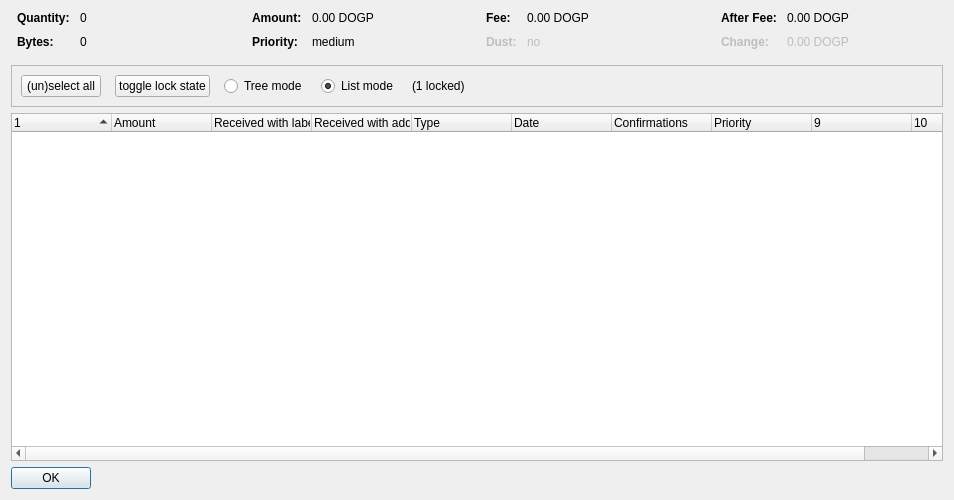
<?xml version="1.0" encoding="UTF-8"?>
<ui version="4.0">
 <class>CoinControlDialog</class>
 <widget class="QDialog" name="CoinControlDialog">
  <property name="geometry">
   <rect>
    <x>0</x>
    <y>0</y>
    <width>954</width>
    <height>500</height>
   </rect>
  </property>
  <property name="windowTitle">
   <string>Coin Selection</string>
  </property>
  <layout class="QVBoxLayout" name="verticalLayout">
   <item>
    <layout class="QHBoxLayout" name="horizontalLayoutTop" stretch="0,0,0,0">
     <property name="topMargin">
      <number>0</number>
     </property>
     <property name="bottomMargin">
      <number>10</number>
     </property>
     <item>
      <layout class="QFormLayout" name="formLayoutCoinControl1">
       <property name="horizontalSpacing">
        <number>10</number>
       </property>
       <property name="verticalSpacing">
        <number>10</number>
       </property>
       <property name="leftMargin">
        <number>6</number>
       </property>
       <property name="rightMargin">
        <number>6</number>
       </property>
       <item row="0" column="0">
        <widget class="QLabel" name="labelCoinControlQuantityText">
         <property name="font">
          <font>
           <weight>75</weight>
           <bold>true</bold>
          </font>
         </property>
         <property name="text">
          <string>Quantity:</string>
         </property>
        </widget>
       </item>
       <item row="0" column="1">
        <widget class="QLabel" name="labelCoinControlQuantity">
         <property name="cursor">
          <cursorShape>IBeamCursor</cursorShape>
         </property>
         <property name="contextMenuPolicy">
          <enum>Qt::ActionsContextMenu</enum>
         </property>
         <property name="text">
          <string notr="true">0</string>
         </property>
         <property name="textInteractionFlags">
          <set>Qt::LinksAccessibleByMouse|Qt::TextSelectableByKeyboard|Qt::TextSelectableByMouse</set>
         </property>
        </widget>
       </item>
       <item row="1" column="0">
        <widget class="QLabel" name="labelCoinControlBytesText">
         <property name="font">
          <font>
           <weight>75</weight>
           <bold>true</bold>
          </font>
         </property>
         <property name="text">
          <string>Bytes:</string>
         </property>
        </widget>
       </item>
       <item row="1" column="1">
        <widget class="QLabel" name="labelCoinControlBytes">
         <property name="cursor">
          <cursorShape>IBeamCursor</cursorShape>
         </property>
         <property name="contextMenuPolicy">
          <enum>Qt::ActionsContextMenu</enum>
         </property>
         <property name="text">
          <string notr="true">0</string>
         </property>
         <property name="textInteractionFlags">
          <set>Qt::LinksAccessibleByMouse|Qt::TextSelectableByKeyboard|Qt::TextSelectableByMouse</set>
         </property>
        </widget>
       </item>
      </layout>
     </item>
     <item>
      <layout class="QFormLayout" name="formLayoutCoinControl2">
       <property name="horizontalSpacing">
        <number>10</number>
       </property>
       <property name="verticalSpacing">
        <number>10</number>
       </property>
       <property name="leftMargin">
        <number>6</number>
       </property>
       <property name="rightMargin">
        <number>6</number>
       </property>
       <item row="0" column="0">
        <widget class="QLabel" name="labelCoinControlAmountText">
         <property name="font">
          <font>
           <weight>75</weight>
           <bold>true</bold>
          </font>
         </property>
         <property name="text">
          <string>Amount:</string>
         </property>
        </widget>
       </item>
       <item row="0" column="1">
        <widget class="QLabel" name="labelCoinControlAmount">
         <property name="cursor">
          <cursorShape>IBeamCursor</cursorShape>
         </property>
         <property name="contextMenuPolicy">
          <enum>Qt::ActionsContextMenu</enum>
         </property>
         <property name="text">
          <string notr="true">0.00 DOGP</string>
         </property>
         <property name="textInteractionFlags">
          <set>Qt::LinksAccessibleByMouse|Qt::TextSelectableByKeyboard|Qt::TextSelectableByMouse</set>
         </property>
        </widget>
       </item>
       <item row="1" column="0">
        <widget class="QLabel" name="labelCoinControlPriorityText">
         <property name="font">
          <font>
           <weight>75</weight>
           <bold>true</bold>
          </font>
         </property>
         <property name="text">
          <string>Priority:</string>
         </property>
        </widget>
       </item>
       <item row="1" column="1">
        <widget class="QLabel" name="labelCoinControlPriority">
         <property name="cursor">
          <cursorShape>IBeamCursor</cursorShape>
         </property>
         <property name="contextMenuPolicy">
          <enum>Qt::ActionsContextMenu</enum>
         </property>
         <property name="text">
          <string>medium</string>
         </property>
         <property name="textInteractionFlags">
          <set>Qt::LinksAccessibleByMouse|Qt::TextSelectableByKeyboard|Qt::TextSelectableByMouse</set>
         </property>
        </widget>
       </item>
      </layout>
     </item>
     <item>
      <layout class="QFormLayout" name="formLayoutCoinControl3">
       <property name="horizontalSpacing">
        <number>10</number>
       </property>
       <property name="verticalSpacing">
        <number>10</number>
       </property>
       <property name="leftMargin">
        <number>6</number>
       </property>
       <property name="rightMargin">
        <number>6</number>
       </property>
       <item row="0" column="0">
        <widget class="QLabel" name="labelCoinControlFeeText">
         <property name="font">
          <font>
           <weight>75</weight>
           <bold>true</bold>
          </font>
         </property>
         <property name="text">
          <string>Fee:</string>
         </property>
        </widget>
       </item>
       <item row="0" column="1">
        <widget class="QLabel" name="labelCoinControlFee">
         <property name="cursor">
          <cursorShape>IBeamCursor</cursorShape>
         </property>
         <property name="contextMenuPolicy">
          <enum>Qt::ActionsContextMenu</enum>
         </property>
         <property name="text">
          <string notr="true">0.00 DOGP</string>
         </property>
         <property name="textInteractionFlags">
          <set>Qt::LinksAccessibleByMouse|Qt::TextSelectableByKeyboard|Qt::TextSelectableByMouse</set>
         </property>
        </widget>
       </item>
       <item row="1" column="0">
        <widget class="QLabel" name="labelCoinControlLowOutputText">
         <property name="enabled">
          <bool>false</bool>
         </property>
         <property name="font">
          <font>
           <weight>75</weight>
           <bold>true</bold>
          </font>
         </property>
         <property name="text">
          <string>Dust:</string>
         </property>
        </widget>
       </item>
       <item row="1" column="1">
        <widget class="QLabel" name="labelCoinControlLowOutput">
         <property name="enabled">
          <bool>false</bool>
         </property>
         <property name="cursor">
          <cursorShape>IBeamCursor</cursorShape>
         </property>
         <property name="contextMenuPolicy">
          <enum>Qt::ActionsContextMenu</enum>
         </property>
         <property name="text">
          <string>no</string>
         </property>
         <property name="textInteractionFlags">
          <set>Qt::LinksAccessibleByMouse|Qt::TextSelectableByKeyboard|Qt::TextSelectableByMouse</set>
         </property>
        </widget>
       </item>
      </layout>
     </item>
     <item>
      <layout class="QFormLayout" name="formLayoutCoinControl4">
       <property name="horizontalSpacing">
        <number>10</number>
       </property>
       <property name="verticalSpacing">
        <number>10</number>
       </property>
       <property name="leftMargin">
        <number>6</number>
       </property>
       <property name="rightMargin">
        <number>6</number>
       </property>
       <item row="0" column="0">
        <widget class="QLabel" name="labelCoinControlAfterFeeText">
         <property name="font">
          <font>
           <weight>75</weight>
           <bold>true</bold>
          </font>
         </property>
         <property name="text">
          <string>After Fee:</string>
         </property>
        </widget>
       </item>
       <item row="0" column="1">
        <widget class="QLabel" name="labelCoinControlAfterFee">
         <property name="cursor">
          <cursorShape>IBeamCursor</cursorShape>
         </property>
         <property name="contextMenuPolicy">
          <enum>Qt::ActionsContextMenu</enum>
         </property>
         <property name="text">
          <string notr="true">0.00 DOGP</string>
         </property>
         <property name="textInteractionFlags">
          <set>Qt::LinksAccessibleByMouse|Qt::TextSelectableByKeyboard|Qt::TextSelectableByMouse</set>
         </property>
        </widget>
       </item>
       <item row="1" column="0">
        <widget class="QLabel" name="labelCoinControlChangeText">
         <property name="enabled">
          <bool>false</bool>
         </property>
         <property name="font">
          <font>
           <weight>75</weight>
           <bold>true</bold>
          </font>
         </property>
         <property name="text">
          <string>Change:</string>
         </property>
        </widget>
       </item>
       <item row="1" column="1">
        <widget class="QLabel" name="labelCoinControlChange">
         <property name="enabled">
          <bool>false</bool>
         </property>
         <property name="cursor">
          <cursorShape>IBeamCursor</cursorShape>
         </property>
         <property name="contextMenuPolicy">
          <enum>Qt::ActionsContextMenu</enum>
         </property>
         <property name="text">
          <string notr="true">0.00 DOGP</string>
         </property>
         <property name="textInteractionFlags">
          <set>Qt::LinksAccessibleByMouse|Qt::TextSelectableByKeyboard|Qt::TextSelectableByMouse</set>
         </property>
        </widget>
       </item>
      </layout>
     </item>
    </layout>
   </item>
   <item>
    <widget class="QFrame" name="frame">
     <property name="minimumSize">
      <size>
       <width>0</width>
       <height>40</height>
      </size>
     </property>
     <property name="frameShape">
      <enum>QFrame::StyledPanel</enum>
     </property>
     <property name="frameShadow">
      <enum>QFrame::Sunken</enum>
     </property>
     <layout class="QHBoxLayout" name="horizontalLayout">
      <item>
       <layout class="QHBoxLayout" name="horizontalLayoutPanel" stretch="0,0,0,0,0,0">
        <property name="spacing">
         <number>14</number>
        </property>
        <item>
         <widget class="QPushButton" name="pushButtonSelectAll">
          <property name="sizePolicy">
           <sizepolicy hsizetype="Maximum" vsizetype="Fixed">
            <horstretch>0</horstretch>
            <verstretch>0</verstretch>
           </sizepolicy>
          </property>
          <property name="text">
           <string>(un)select all</string>
          </property>
          <property name="autoDefault">
           <bool>false</bool>
          </property>
         </widget>
        </item>
        <item>
         <widget class="QPushButton" name="pushButtonToggleLock">
          <property name="sizePolicy">
           <sizepolicy hsizetype="Maximum" vsizetype="Fixed">
            <horstretch>0</horstretch>
            <verstretch>0</verstretch>
           </sizepolicy>
          </property>
          <property name="text">
           <string>toggle lock state</string>
          </property>
          <property name="autoDefault">
           <bool>false</bool>
          </property>
         </widget>
        </item>
        <item>
         <widget class="QRadioButton" name="radioTreeMode">
          <property name="sizePolicy">
           <sizepolicy hsizetype="Maximum" vsizetype="Fixed">
            <horstretch>0</horstretch>
            <verstretch>0</verstretch>
           </sizepolicy>
          </property>
          <property name="text">
           <string>Tree mode</string>
          </property>
         </widget>
        </item>
        <item>
         <widget class="QRadioButton" name="radioListMode">
          <property name="sizePolicy">
           <sizepolicy hsizetype="Maximum" vsizetype="Fixed">
            <horstretch>0</horstretch>
            <verstretch>0</verstretch>
           </sizepolicy>
          </property>
          <property name="text">
           <string>List mode</string>
          </property>
          <property name="checked">
           <bool>true</bool>
          </property>
         </widget>
        </item>
        <item>
         <widget class="QLabel" name="labelLocked">
          <property name="text">
           <string>(1 locked)</string>
          </property>
         </widget>
        </item>
        <item>
         <spacer name="horizontalSpacer">
          <property name="orientation">
           <enum>Qt::Horizontal</enum>
          </property>
          <property name="sizeHint" stdset="0">
           <size>
            <width>40</width>
            <height>20</height>
           </size>
          </property>
         </spacer>
        </item>
       </layout>
      </item>
     </layout>
    </widget>
   </item>
   <item>
    <widget class="CoinControlTreeWidget" name="treeWidget">
     <property name="contextMenuPolicy">
      <enum>Qt::CustomContextMenu</enum>
     </property>
     <property name="sortingEnabled">
      <bool>false</bool>
     </property>
     <property name="columnCount">
      <number>10</number>
     </property>
     <attribute name="headerShowSortIndicator" stdset="0">
      <bool>true</bool>
     </attribute>
     <attribute name="headerStretchLastSection">
      <bool>false</bool>
     </attribute>
     <column>
      <property name="text">
       <string/>
      </property>
     </column>
     <column>
      <property name="text">
       <string>Amount</string>
      </property>
     </column>
     <column>
      <property name="text">
       <string>Received with label</string>
      </property>
     </column>
     <column>
      <property name="text">
       <string>Received with address</string>
      </property>
     </column>
     <column>
      <property name="text">
       <string>Type</string>
      </property>
     </column>
     <column>
      <property name="text">
       <string>Date</string>
      </property>
     </column>
     <column>
      <property name="text">
       <string>Confirmations</string>
      </property>
      <property name="toolTip">
       <string>Confirmed</string>
      </property>
     </column>
     <column>
      <property name="text">
       <string>Priority</string>
      </property>
     </column>
     <column>
      <property name="text">
       <string/>
      </property>
     </column>
     <column>
      <property name="text">
       <string/>
      </property>
     </column>
    </widget>
   </item>
   <item>
    <widget class="QDialogButtonBox" name="buttonBox">
     <property name="sizePolicy">
      <sizepolicy hsizetype="Maximum" vsizetype="Fixed">
       <horstretch>0</horstretch>
       <verstretch>0</verstretch>
      </sizepolicy>
     </property>
     <property name="orientation">
      <enum>Qt::Horizontal</enum>
     </property>
     <property name="standardButtons">
      <set>QDialogButtonBox::Ok</set>
     </property>
    </widget>
   </item>
  </layout>
 </widget>
 <customwidgets>
  <customwidget>
   <class>CoinControlTreeWidget</class>
   <extends>QTreeWidget</extends>
   <header>coincontroltreewidget.h</header>
  </customwidget>
 </customwidgets>
 <resources/>
 <connections/>
</ui>
